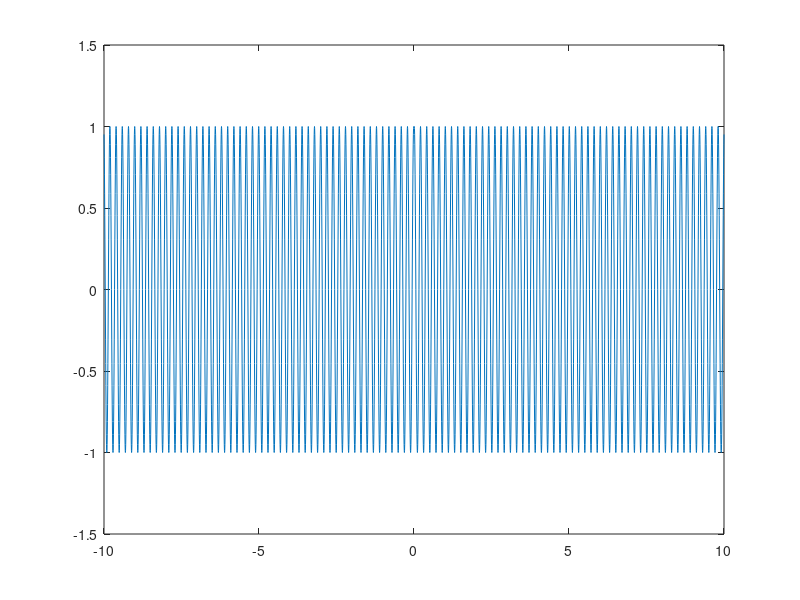

Reproduce this figure in MATLAB. (Note: this script raises an error after producing the figure.)
f = 5;
% phi = 2*pi*rand();
dPhi = -0.1*2*pi;
% deltaTdPhi = 0.2 * 1/f * 0;
deltaTdPhi = dPhi / (2*pi*f);
phi = - dPhi/2;
Fs = 200;


if deltaTdPhi ~= 0
    H = @(t) dPhi*(t/deltaTdPhi + 1/2).*(t>=-deltaTdPhi/2) - dPhi*(t/deltaTdPhi - 1/2).*(t>=deltaTdPhi/2);
else
    H = @(t) dPhi*(t>=0);
end

t = -10:1/Fs:10;
x = cos(2*pi*f*t + phi + H(t));
% x = exp(1i*(2*pi*f*t + phi + H(t)));

if false % plot H(t)
    figure;
    plot(t, H(t));
end
if false % plot phase
    figure;
    plot(t, 2*pi*f*t + phi + H(t));
end

figure;
plt = plot(t, x);
ylim([-1.5, 1.5]);

%% wavelet

fmin = 0.01;
fmax = 100;
% fmin = 10;
% fmax = 50;
Q = 5;

WaveletMenu('WaveletPlot', plt, 'fmin', fmin, 'fmax', fmax, 'Q', Q, 'MotherWavelet', 'morlet');
